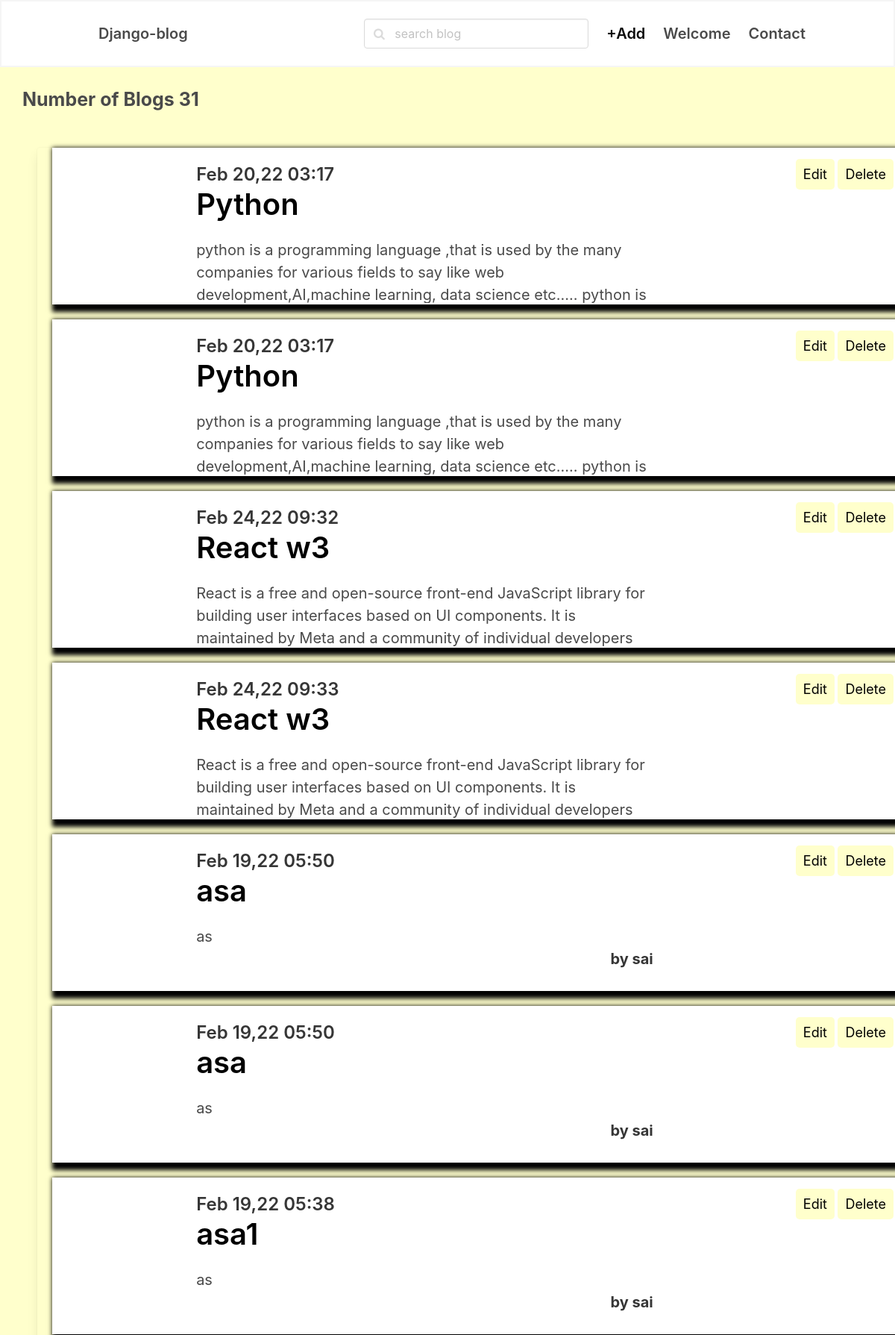
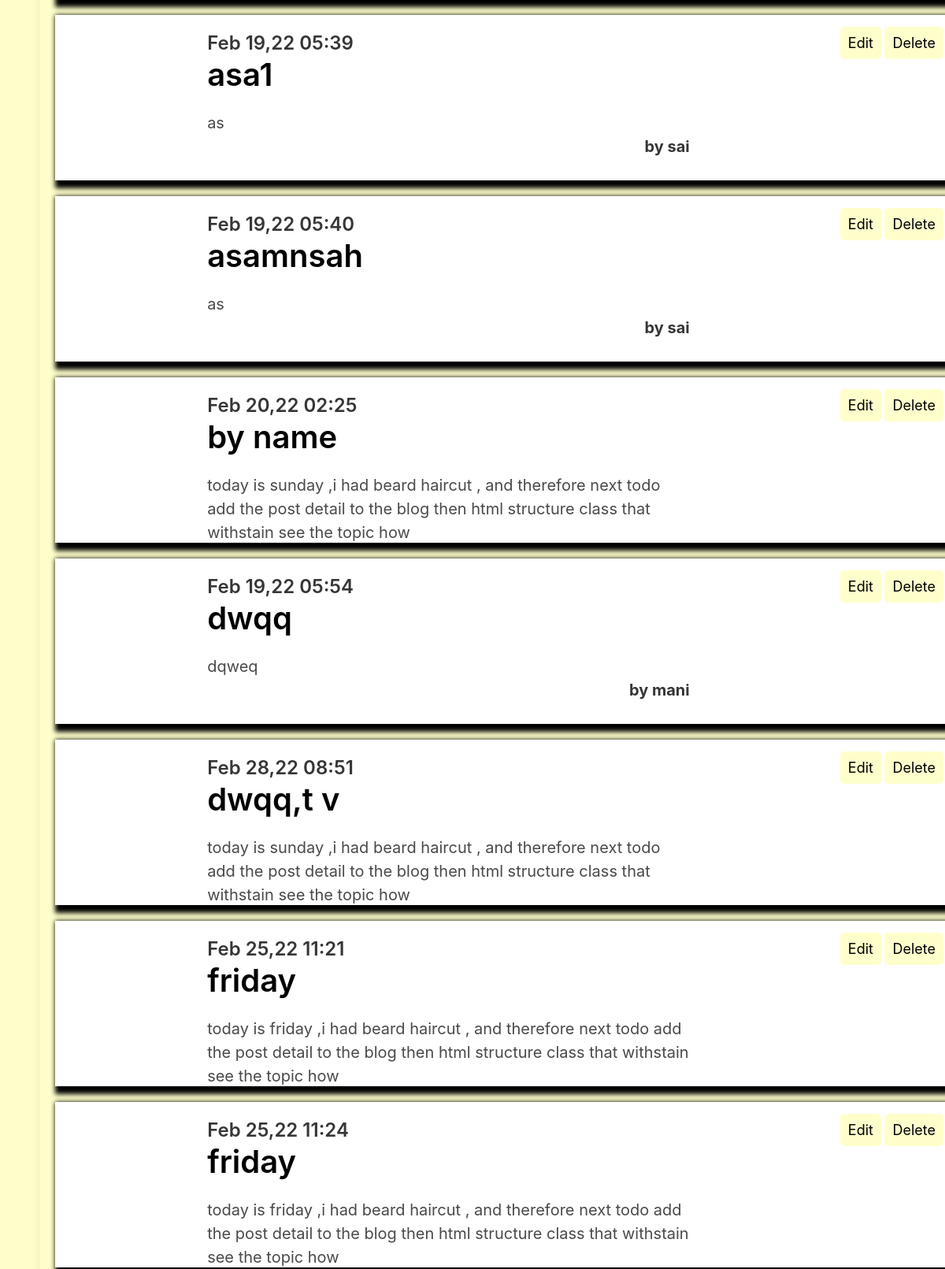
/home/ (upper part), run on the app's committed database (2 pictures, top to bottom).
### myapi/models.py (models this page shows, shortened)
class Posts(models.Model):
    aurt = models.CharField(max_length=15,default=User)
    title = models.CharField(max_length=20)
    content = models.TextField()
    image = models.ImageField(upload_to='media/uploads/',blank=True,null=True)
    date = models.DateTimeField(blank=True,default=timezone.now)
    Username = models.ForeignKey(User, on_delete=models.CASCADE, null=True, default=1)
    class Meta:
        verbose_name_plural="Posts"
    class Meta:
        ordering = ['-date', ]

class User(models.Model):
        Username = models.CharField(max_length=40)
        email = models.CharField(max_length=50, unique=True)
        phone = models.CharField(max_length=30)
        pass1 = models.CharField(max_length=200)
        def __str__(self):
            return self.Username

### myapi/views.py (the view)
# urls.py: 2. Add a URL to urlpatterns:  path('', views.home, name='home')
def home(request):
    data = Posts.objects.all().order_by('title')
    return render(request,'home.html',{'data':data,})

### myapi/templates/home.html (shortened to what this page needs)
<!DOCTYPE html>
<html lang="en" xmlns="http://www.w3.org/1999/html" xmlns="http://www.w3.org/1999/html">
<head>
    <link rel="stylesheet" href="https://unpkg.com/bulma@0.9.2/css/bulma.min.css" />
     <link href="https://stackpath.bootstrapcdn.com/font-awesome/4.7.0/css/font-awesome.min.css" rel="stylesheet"
>
</head>
<body>
<nav class="navbar">
    <div class="container">
      <div class="navbar-brand">
        <a class="navbar-item" href="/">
          <strong class="navbar-item is-active is-size-5 has-text-weight-semibold">Django-blog</strong>
        </a>
      </div>
      <div id="navbarMenu" class="navbar-menu">
        <div class="navbar-end">
          <div class=" navbar-item">
            <div class="control has-icons-left">
              <form action="/search" method="get">
                    <input class="input is rounded" type="search" name="query" id="query" placeholder="search blog">
              </form>
              <span class="icon is-left">
              </span>
            </div>
          </div>
          <a class="navbar-item is-active is-size-5 has-text-weight-semibold" href="addpost">
            +Add
          </a>
          <a class="navbar-item is-size-5 has-text-weight-semibold" href="register">
            Welcome {{username}}
          </a>
          <a class="navbar-item is-size-5 has-text-weight-semibold" href="contact">
            Contact
          </a>
        </div>
      </div>
    </div>
  </nav>
<div class="len">
    {% if data %}
    <p>Number of Blogs {{ data|length }} </p>
    {% else %}
    <p class="subtitle is-4">No blogs! Begin now</p>
    {% endif %}
</div>
<div class="card">
{% for post in data %}
    <section class="section">
        <div class="but">
            <a href="update/{{post.id}}">Edit</a>
            <a href="delete/{{post.id}}">Delete</a>
        </div>
          <div class="columns">
            <div class="column is-8 is-offset-2" style="padding-left:-10px;">
              <div class="content is-medium">
                <h2 class="subtitle is-4">{{post.date|date:'M d,y h:i'}}</h2>
                <h1 class="title"><a href="/postdetail/{{post.id}}">{{post.title}}</a></h1>
                <p>
                    {{post.content}}
                    <br><strong class="h3">by {{post.Username}}</strong><br>
               </p>
              </div>
            </div>
          </div>
        </section>
{% endfor %}
    </div>
</body>
</html>

### myapi/templates/home.html (style rules this page uses)
html,body { background: #FFFFCC; }
.but { float:right; margin-left:20px; }
.but>a { border-radius:5px; position: relative; background-color: #FFFFCC; border: none; font-size: 18px; color: black; padding: 10px; width: fit-content; height:fit-content; text-align: center; transition-duration: 0.4s; text-decoration: none; overflow: auto; cursor: pointer; }
.card { background: #FFFFCC; margin-left:50px; }
.len { background: #FFFFCC; padding: 25px 30px; font-weight: bold; font-size: 25px; }
.section { border: 2px solid #FFFFFF; padding:20px; width:1150px; height:210px; box-shadow:5px 5px 6px 5px black; margin:20px; background: white; overflow:auto; }
.h3 { float:right; }
.navbar { padding:12px; border:2px solid #f5f5f5; }
a { text-decoration:none; color:black; }

### data on the page
Posts: date "Feb 20,22 03:17", title "Python", content "python is a programming language ,that is used by the many companies for various fields to say like web development,AI,machine learning, data science etc..... python is…"
Posts: date "Feb 20,22 03:17", title "Python", content "python is a programming language ,that is used by the many companies for various fields to say like web development,AI,machine learning, data science etc..... python is…"
Posts: date "Feb 24,22 09:32", title "React w3", content "React is a free and open-source front-end JavaScript library for building user interfaces based on UI components. It is maintained by Meta and a community of individual developers…"
Posts: date "Feb 24,22 09:33", title "React w3", content "React is a free and open-source front-end JavaScript library for building user interfaces based on UI components. It is maintained by Meta and a community of individual developers…"
Posts: date "Feb 19,22 05:50", title "asa", content "as", Username "sai"
Posts: date "Feb 19,22 05:50", title "asa", content "as", Username "sai"
Posts: date "Feb 19,22 05:38", title "asa1", content "as", Username "sai"
Posts: date "Feb 19,22 05:39", title "asa1", content "as", Username "sai"
Posts: date "Feb 19,22 05:40", title "asamnsah", content "as", Username "sai"
Posts: date "Feb 20,22 02:25", title "by name", content "today is sunday ,i had beard haircut , and therefore next todo add the post detail to the blog then html structure class that withstain see the topic how"
Posts: date "Feb 19,22 05:54", title "dwqq", content "dqweq", Username "mani"
Posts: date "Feb 28,22 08:51", title "dwqq,t v", content "today is sunday ,i had beard haircut , and therefore next todo add the post detail to the blog then html structure class that withstain see the topic how"
Posts: date "Feb 25,22 11:21", title "friday", content "today is friday ,i had beard haircut , and therefore next todo add the post detail to the blog then html structure class that withstain see the topic how"
Posts: date "Feb 25,22 11:24", title "friday", content "today is friday ,i had beard haircut , and therefore next todo add the post detail to the blog then html structure class that withstain see the topic how"

### other printed values
{{ data|length }} "31"
